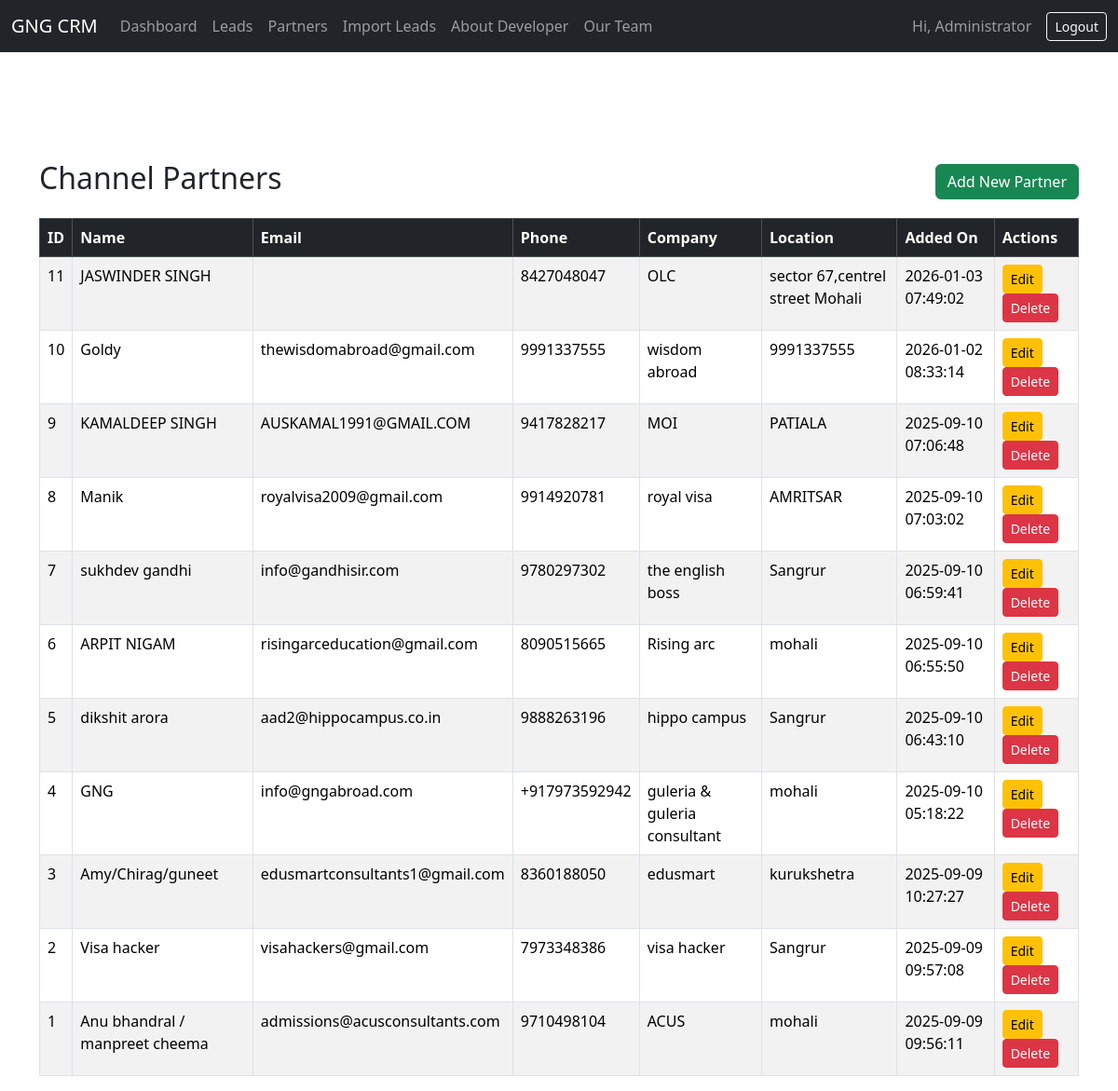
/partners (signed in), run on the app's committed database.
### tables this page shows
CREATE TABLE users (
        id INTEGER PRIMARY KEY AUTOINCREMENT,
        username TEXT UNIQUE NOT NULL,
        password TEXT NOT NULL,
        role TEXT DEFAULT 'admin',
        full_name TEXT DEFAULT ''
    );

CREATE TABLE channel_partners (
        id INTEGER PRIMARY KEY AUTOINCREMENT,
        name TEXT NOT NULL,
        email TEXT,
        phone TEXT,
        company TEXT,
        location TEXT,
        added_on TIMESTAMP DEFAULT CURRENT_TIMESTAMP
    );

### app.py (the view)
@app.route('/partners')
@login_required
def partners():
    conn = get_conn()
    c = conn.cursor()
    c.execute("SELECT * FROM channel_partners ORDER BY added_on DESC")
    partners = c.fetchall()
    conn.close()
    return render_template('partners.html', partners=partners)

### app.py (called while the page is built)
def get_conn(row_factory=False):
    conn = sqlite3.connect(DB_NAME)
    if row_factory:
        conn.row_factory = sqlite3.Row
    return conn

@login_manager.user_loader
def load_user(user_id):
    conn = get_conn()
    c = conn.cursor()
    c.execute("SELECT id, username, role, full_name FROM users WHERE id=?", (user_id,))
    row = c.fetchone()
    conn.close()
    if row:
        return User(id=row[0], username=row[1], role=row[2], full_name=row[3])
    return None

### templates/partners.html
{% extends "base.html" %}
{% block content %}
<div class="d-flex justify-content-between align-items-center mb-3">
  <h2>Channel Partners</h2>
  <a href="{{ url_for('add_partner') }}" class="btn btn-success">Add New Partner</a>
</div>
<table class="table table-bordered table-striped">
  <thead class="table-dark">
    <tr><th>ID</th><th>Name</th><th>Email</th><th>Phone</th><th>Company</th><th>Location</th><th>Added On</th><th>Actions</th></tr>
  </thead>
  <tbody>
    {% for partner in partners %}
    <tr>
      <td>{{ partner[0] }}</td><td>{{ partner[1] }}</td><td>{{ partner[2] }}</td><td>{{ partner[3] }}</td>
      <td>{{ partner[4] }}</td><td>{{ partner[5] }}</td><td>{{ partner[6] }}</td>
      <td>
        <a href="{{ url_for('edit_partner', partner_id=partner[0]) }}" class="btn btn-sm btn-warning">Edit</a>
        <a href="{{ url_for('delete_partner', partner_id=partner[0]) }}" class="btn btn-sm btn-danger" onclick="return confirm('Are you sure?')">Delete</a>
      </td>
    </tr>
    {% endfor %}
  </tbody>
</table>
{% endblock %}

### templates/base.html (shortened to what this page needs)
<!doctype html>
<html lang="en">
<head>
  <link href="https://cdn.jsdelivr.net/npm/bootstrap@5.3.3/dist/css/bootstrap.min.css" rel="stylesheet">
</head>
<body>
<nav class="navbar navbar-expand-lg navbar-dark bg-dark fixed-top">
  <div class="container-fluid">
    <a class="navbar-brand" href="{{ url_for('dashboard') }}">GNG CRM</a>
    <div class="collapse navbar-collapse show">
        <ul class="navbar-nav me-auto">
            <li class="nav-item"><a class="nav-link" href="{{ url_for('dashboard') }}">Dashboard</a></li>
            <li class="nav-item"><a class="nav-link" href="{{ url_for('leads') }}">Leads</a></li>
            <li class="nav-item"><a class="nav-link" href="{{ url_for('partners') }}">Partners</a></li>
            <li class="nav-item"><a class="nav-link" href="{{ url_for('import_leads') }}">Import Leads</a></li>
            <li class="nav-item">
              <a class="nav-link" href="{{ url_for('about') }}">About Developer</a>
            </li>
            <li class="nav-item">
              <a class="nav-link" href="{{ url_for('team') }}">Our Team</a>
            </li>
        </ul>
      {% if current_user.is_authenticated %}
      <span class="navbar-text me-3">Hi, {{ current_user.full_name or current_user.username }}</span>
      <a href="{{ url_for('logout') }}" class="btn btn-outline-light btn-sm">Logout</a>
      {% endif %}
    </div>
  </div>
</nav>
<div class="container pt-5 mt-4">
</div>
  <div class="container" style="margin-top: 100px;">
                  {% block content %}{% endblock %}
  </div>
</body>
</html>

### data on the page
users: full_name "Administrator"
channel_partners: id "11", name "JASWINDER SINGH", phone "8427048047", company "OLC", location "sector 67,centrel street Mohali", added_on "2026-01-03 07:49:02"
channel_partners: id "10", name "Goldy", email "thewisdomabroad@gmail.com", phone "9991337555", company "wisdom abroad", location "9991337555", added_on "2026-01-02 08:33:14"
channel_partners: id "9", name "KAMALDEEP SINGH", email "AUSKAMAL1991@GMAIL.COM", phone "9417828217", company "MOI", location "PATIALA", added_on "2025-09-10 07:06:48"
channel_partners: id "8", name "Manik", email "royalvisa2009@gmail.com", phone "9914920781", company "royal visa", location "AMRITSAR", added_on "2025-09-10 07:03:02"
channel_partners: id "7", name "sukhdev gandhi", email "info@gandhisir.com", phone "9780297302", company "the english boss", location "Sangrur", added_on "2025-09-10 06:59:41"
channel_partners: id "6", name "ARPIT NIGAM", email "risingarceducation@gmail.com", phone "8090515665", company "Rising arc", location "mohali", added_on "2025-09-10 06:55:50"
channel_partners: id "5", name "dikshit arora", email "aad2@hippocampus.co.in", phone "9888263196", company "hippo campus", location "Sangrur", added_on "2025-09-10 06:43:10"
channel_partners: id "4", name "GNG", email "info@gngabroad.com", phone "+917973592942", company "guleria & guleria consultant", location "mohali", added_on "2025-09-10 05:18:22"
channel_partners: id "3", name "Amy/Chirag/guneet", email "edusmartconsultants1@gmail.com", phone "8360188050", company "edusmart", location "kurukshetra", added_on "2025-09-09 10:27:27"
channel_partners: id "2", name "Visa hacker", email "visahackers@gmail.com", phone "7973348386", company "visa hacker", location "Sangrur", added_on "2025-09-09 09:57:08"
channel_partners: id "1", name "Anu bhandral / manpreet cheema", email "admissions@acusconsultants.com", phone "9710498104", company "ACUS", location "mohali", added_on "2025-09-09 09:56:11"
